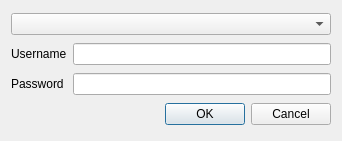
<?xml version="1.0" encoding="UTF-8"?>
<ui version="4.0">
    <class>DownloadDialog</class>
    <widget class="QDialog" name="DownloadDialog">
        <property name="geometry">
            <rect>
                <x>0</x>
                <y>0</y>
                <width>342</width>
                <height>141</height>
            </rect>
        </property>
        <property name="windowTitle">
            <string>Dialog</string>
        </property>
        <layout class="QGridLayout" name="gridLayout">
            <item row="2" column="0">
                <widget class="QLabel" name="password_label">
                    <property name="text">
                        <string>Password</string>
                    </property>
                </widget>
            </item>
            <item row="0" column="0" colspan="2">
                <widget class="QComboBox" name="source_combobox"/>
            </item>
            <item row="1" column="1">
                <widget class="QLineEdit" name="username_lineedit">
                    <property name="text">
                        <string/>
                    </property>
                </widget>
            </item>
            <item row="2" column="1">
                <widget class="QLineEdit" name="password_lineedit">
                    <property name="inputMethodHints">
                        <set>Qt::ImhHiddenText|Qt::ImhNoAutoUppercase|Qt::ImhNoPredictiveText|Qt::ImhSensitiveData</set>
                    </property>
                    <property name="echoMode">
                        <enum>QLineEdit::Password</enum>
                    </property>
                </widget>
            </item>
            <item row="1" column="0">
                <widget class="QLabel" name="username_label">
                    <property name="text">
                        <string>Username</string>
                    </property>
                </widget>
            </item>
            <item row="3" column="0" colspan="2">
                <widget class="QDialogButtonBox" name="buttonBox">
                    <property name="standardButtons">
                        <set>QDialogButtonBox::Cancel|QDialogButtonBox::Ok</set>
                    </property>
                </widget>
            </item>
        </layout>
    </widget>
    <resources/>
    <connections>
        <connection>
            <sender>buttonBox</sender>
            <signal>rejected()</signal>
            <receiver>DownloadDialog</receiver>
            <slot>reject()</slot>
            <hints>
                <hint type="sourcelabel">
                    <x>170</x>
                    <y>113</y>
                </hint>
                <hint type="destinationlabel">
                    <x>170</x>
                    <y>70</y>
                </hint>
            </hints>
        </connection>
    </connections>
</ui>
